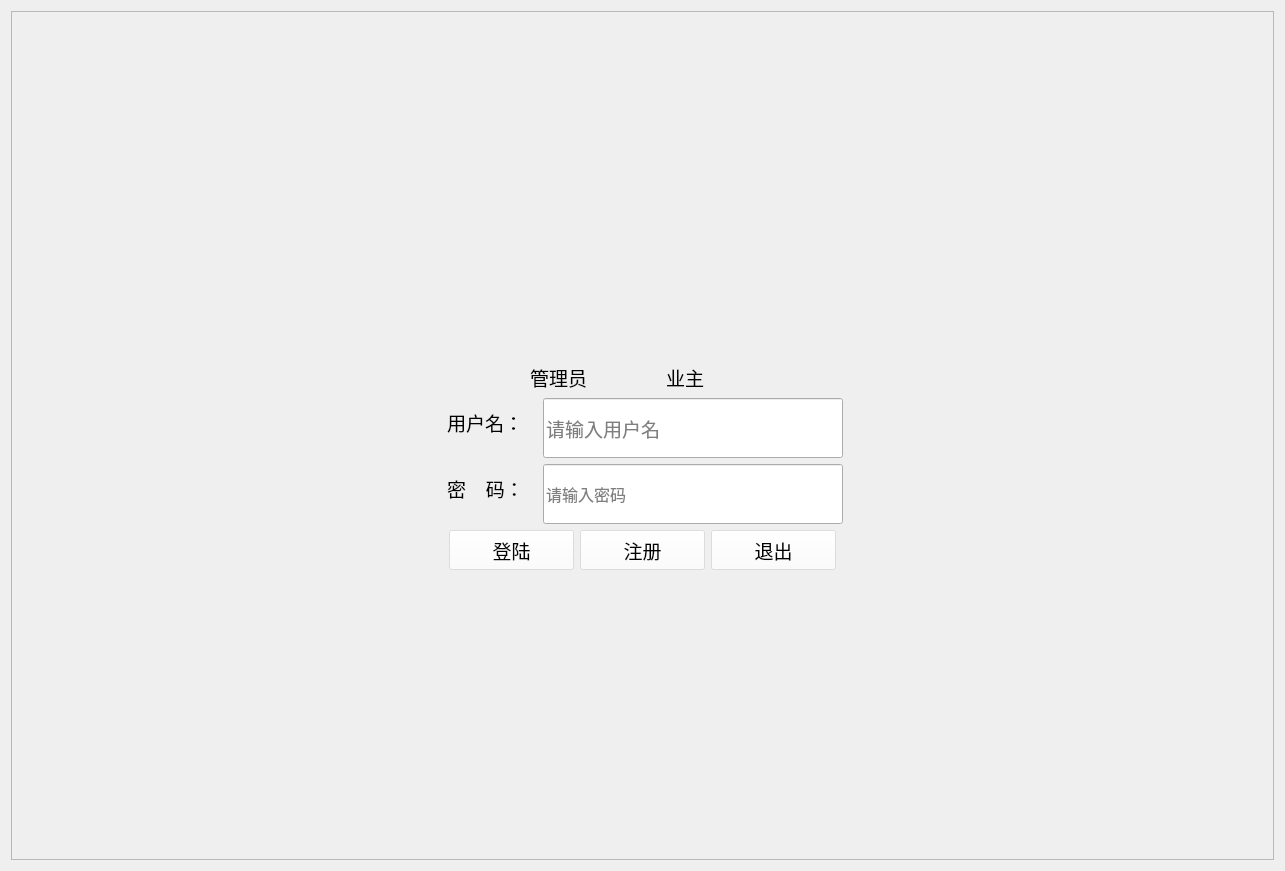
<?xml version="1.0" encoding="UTF-8"?>
<ui version="4.0">
 <class>Widget</class>
 <widget class="QWidget" name="Widget">
  <property name="geometry">
   <rect>
    <x>0</x>
    <y>0</y>
    <width>1285</width>
    <height>871</height>
   </rect>
  </property>
  <property name="windowTitle">
   <string>欢迎登陆大麦场！</string>
  </property>
  <property name="windowIcon">
   <iconset resource="mysource.qrc">
    <normaloff>:/images/物业管理.png</normaloff>:/images/物业管理.png</iconset>
  </property>
  <property name="styleSheet">
   <string notr="true">
background-image: url(:/images/mai.jpg);</string>
  </property>
  <layout class="QGridLayout" name="gridLayout_2">
   <item row="0" column="0">
    <widget class="QFrame" name="frame">
     <property name="frameShape">
      <enum>QFrame::StyledPanel</enum>
     </property>
     <property name="frameShadow">
      <enum>QFrame::Raised</enum>
     </property>
     <layout class="QGridLayout" name="gridLayout">
      <item row="2" column="0">
       <layout class="QVBoxLayout" name="verticalLayout">
        <item>
         <layout class="QHBoxLayout" name="horizontalLayout">
          <item>
           <spacer name="horizontalSpacer_4">
            <property name="orientation">
             <enum>Qt::Horizontal</enum>
            </property>
            <property name="sizeHint" stdset="0">
             <size>
              <width>40</width>
              <height>20</height>
             </size>
            </property>
           </spacer>
          </item>
          <item>
           <widget class="QRadioButton" name="radioButton_3">
            <property name="minimumSize">
             <size>
              <width>130</width>
              <height>30</height>
             </size>
            </property>
            <property name="maximumSize">
             <size>
              <width>150</width>
              <height>30</height>
             </size>
            </property>
            <property name="font">
             <font>
              <family>Agency FB</family>
              <pointsize>14</pointsize>
             </font>
            </property>
            <property name="styleSheet">
             <string notr="true">background-color: rgba(255, 255, 255, 0);
</string>
            </property>
            <property name="text">
             <string>管理员</string>
            </property>
           </widget>
          </item>
          <item>
           <widget class="QRadioButton" name="radioButton_4">
            <property name="minimumSize">
             <size>
              <width>130</width>
              <height>30</height>
             </size>
            </property>
            <property name="maximumSize">
             <size>
              <width>150</width>
              <height>30</height>
             </size>
            </property>
            <property name="font">
             <font>
              <family>Agency FB</family>
              <pointsize>14</pointsize>
             </font>
            </property>
            <property name="styleSheet">
             <string notr="true">background-color: rgba(255, 255, 255, 0);</string>
            </property>
            <property name="text">
             <string>业主</string>
            </property>
           </widget>
          </item>
          <item>
           <spacer name="horizontalSpacer_3">
            <property name="orientation">
             <enum>Qt::Horizontal</enum>
            </property>
            <property name="sizeHint" stdset="0">
             <size>
              <width>40</width>
              <height>20</height>
             </size>
            </property>
           </spacer>
          </item>
         </layout>
        </item>
        <item>
         <layout class="QFormLayout" name="formLayout">
          <property name="labelAlignment">
           <set>Qt::AlignCenter</set>
          </property>
          <property name="formAlignment">
           <set>Qt::AlignHCenter|Qt::AlignTop</set>
          </property>
          <item row="0" column="0">
           <widget class="QLabel" name="label_3">
            <property name="minimumSize">
             <size>
              <width>90</width>
              <height>48</height>
             </size>
            </property>
            <property name="maximumSize">
             <size>
              <width>90</width>
              <height>48</height>
             </size>
            </property>
            <property name="font">
             <font>
              <family>Agency FB</family>
              <pointsize>14</pointsize>
             </font>
            </property>
            <property name="styleSheet">
             <string notr="true">background-color: rgba(255, 255, 255, 0);</string>
            </property>
            <property name="text">
             <string>用户名：</string>
            </property>
           </widget>
          </item>
          <item row="0" column="1">
           <widget class="QLineEdit" name="lineEdit_name_2">
            <property name="minimumSize">
             <size>
              <width>300</width>
              <height>60</height>
             </size>
            </property>
            <property name="maximumSize">
             <size>
              <width>300</width>
              <height>60</height>
             </size>
            </property>
            <property name="font">
             <font>
              <family>宋体</family>
              <pointsize>14</pointsize>
             </font>
            </property>
            <property name="placeholderText">
             <string>请输入用户名</string>
            </property>
           </widget>
          </item>
          <item row="1" column="0">
           <widget class="QLabel" name="label_4">
            <property name="minimumSize">
             <size>
              <width>90</width>
              <height>48</height>
             </size>
            </property>
            <property name="maximumSize">
             <size>
              <width>90</width>
              <height>48</height>
             </size>
            </property>
            <property name="font">
             <font>
              <family>Agency FB</family>
              <pointsize>14</pointsize>
             </font>
            </property>
            <property name="styleSheet">
             <string notr="true">background-color: rgba(255, 255, 255, 0);</string>
            </property>
            <property name="text">
             <string>密    码：</string>
            </property>
           </widget>
          </item>
          <item row="1" column="1">
           <widget class="QLineEdit" name="lineEdit_pwd_2">
            <property name="minimumSize">
             <size>
              <width>300</width>
              <height>60</height>
             </size>
            </property>
            <property name="maximumSize">
             <size>
              <width>300</width>
              <height>60</height>
             </size>
            </property>
            <property name="font">
             <font>
              <family>Agency FB</family>
              <pointsize>12</pointsize>
             </font>
            </property>
            <property name="echoMode">
             <enum>QLineEdit::Password</enum>
            </property>
            <property name="placeholderText">
             <string>请输入密码</string>
            </property>
           </widget>
          </item>
         </layout>
        </item>
        <item>
         <layout class="QHBoxLayout" name="horizontalLayout_8">
          <item>
           <spacer name="horizontalSpacer">
            <property name="orientation">
             <enum>Qt::Horizontal</enum>
            </property>
            <property name="sizeHint" stdset="0">
             <size>
              <width>40</width>
              <height>20</height>
             </size>
            </property>
           </spacer>
          </item>
          <item alignment="Qt::AlignHCenter">
           <widget class="QPushButton" name="pushButton_login_2">
            <property name="minimumSize">
             <size>
              <width>125</width>
              <height>40</height>
             </size>
            </property>
            <property name="maximumSize">
             <size>
              <width>125</width>
              <height>40</height>
             </size>
            </property>
            <property name="font">
             <font>
              <family>Agency FB</family>
              <pointsize>14</pointsize>
             </font>
            </property>
            <property name="styleSheet">
             <string notr="true">
background-color: rgba(255, 255, 255, 100);</string>
            </property>
            <property name="text">
             <string>登陆</string>
            </property>
            <property name="autoDefault">
             <bool>false</bool>
            </property>
           </widget>
          </item>
          <item alignment="Qt::AlignHCenter">
           <widget class="QPushButton" name="pushButton_zhuce_2">
            <property name="minimumSize">
             <size>
              <width>125</width>
              <height>40</height>
             </size>
            </property>
            <property name="maximumSize">
             <size>
              <width>125</width>
              <height>40</height>
             </size>
            </property>
            <property name="font">
             <font>
              <family>Agency FB</family>
              <pointsize>14</pointsize>
             </font>
            </property>
            <property name="styleSheet">
             <string notr="true">background-color: rgba(255, 255, 255, 100);</string>
            </property>
            <property name="text">
             <string>注册</string>
            </property>
           </widget>
          </item>
          <item>
           <widget class="QPushButton" name="pushButton_quit_2">
            <property name="minimumSize">
             <size>
              <width>125</width>
              <height>40</height>
             </size>
            </property>
            <property name="maximumSize">
             <size>
              <width>125</width>
              <height>40</height>
             </size>
            </property>
            <property name="font">
             <font>
              <family>Agency FB</family>
              <pointsize>14</pointsize>
             </font>
            </property>
            <property name="styleSheet">
             <string notr="true">background-color: rgba(255, 255, 255, 100);</string>
            </property>
            <property name="text">
             <string>退出</string>
            </property>
           </widget>
          </item>
          <item>
           <spacer name="horizontalSpacer_2">
            <property name="orientation">
             <enum>Qt::Horizontal</enum>
            </property>
            <property name="sizeHint" stdset="0">
             <size>
              <width>40</width>
              <height>20</height>
             </size>
            </property>
           </spacer>
          </item>
         </layout>
        </item>
        <item>
         <spacer name="verticalSpacer_3">
          <property name="orientation">
           <enum>Qt::Vertical</enum>
          </property>
          <property name="sizeHint" stdset="0">
           <size>
            <width>20</width>
            <height>40</height>
           </size>
          </property>
         </spacer>
        </item>
        <item>
         <spacer name="verticalSpacer_2">
          <property name="orientation">
           <enum>Qt::Vertical</enum>
          </property>
          <property name="sizeHint" stdset="0">
           <size>
            <width>20</width>
            <height>40</height>
           </size>
          </property>
         </spacer>
        </item>
        <item alignment="Qt::AlignRight">
         <widget class="QTextBrowser" name="textBrowser_deveInfo">
          <property name="minimumSize">
           <size>
            <width>350</width>
            <height>0</height>
           </size>
          </property>
          <property name="maximumSize">
           <size>
            <width>16777215</width>
            <height>16777215</height>
           </size>
          </property>
          <property name="font">
           <font>
            <family>宋体</family>
            <pointsize>12</pointsize>
           </font>
          </property>
          <property name="styleSheet">
           <string notr="true">background-color: rgba(255, 255, 255, 0);</string>
          </property>
         </widget>
        </item>
       </layout>
      </item>
      <item row="0" column="0">
       <widget class="QLabel" name="label_title_2">
        <property name="minimumSize">
         <size>
          <width>1080</width>
          <height>120</height>
         </size>
        </property>
        <property name="font">
         <font>
          <family>宋体</family>
          <pointsize>36</pointsize>
         </font>
        </property>
        <property name="styleSheet">
         <string notr="true"/>
        </property>
        <property name="text">
         <string/>
        </property>
        <property name="alignment">
         <set>Qt::AlignCenter</set>
        </property>
       </widget>
      </item>
      <item row="1" column="0">
       <spacer name="verticalSpacer">
        <property name="orientation">
         <enum>Qt::Vertical</enum>
        </property>
        <property name="sizeHint" stdset="0">
         <size>
          <width>20</width>
          <height>40</height>
         </size>
        </property>
       </spacer>
      </item>
     </layout>
    </widget>
   </item>
  </layout>
 </widget>
 <layoutdefault spacing="6" margin="11"/>
 <resources>
  <include location="mysource.qrc"/>
 </resources>
 <connections/>
</ui>
